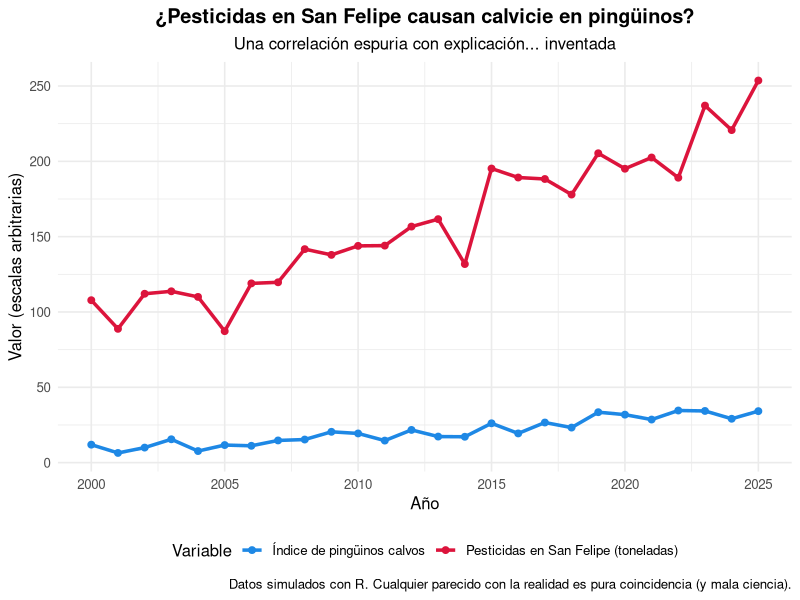

Generate this figure with R:
## ---- chunk 1
#| echo: false
#| message: false
#| warning: false
#| fig-width: 12
#| fig-height: 6
#| fig-align: center
library(ggplot2)
library(dplyr)

set.seed(2026) # Para que sea reproducible

# Simular años
años <- 2000:2025

# Simular pesticidas en San Felipe (toneladas, con tendencia creciente y ruido)
pesticidas <- 100 + (años - 2000) * 5 + rnorm(length(años), 0, 15)

# Simular pingüinos calvos (índice, siguiendo la misma tendencia)
pingüinos <- 5 + (años - 2000) * 1.2 + rnorm(length(años), 0, 4)

# Crear data frame
datos <- data.frame(
  año = rep(años, 2),
  valor = c(pesticidas, pingüinos),
  variable = rep(c("Pesticidas en San Felipe (toneladas)", "Índice de pingüinos calvos"), each = length(años))
)

# Gráfico
ggplot(datos, aes(x = año, y = valor, color = variable)) +
  geom_line(linewidth = 1.2) +
  geom_point(size = 2) +
  scale_color_manual(values = c("#1E88E5", "#DC143C")) +
  labs(
    title = "¿Pesticidas en San Felipe causan calvicie en pingüinos?",
    subtitle = "Una correlación espuria con explicación... inventada",
    x = "Año",
    y = "Valor (escalas arbitrarias)",
    caption = "Datos simulados con R. Cualquier parecido con la realidad es pura coincidencia (y mala ciencia).",
    color = "Variable"
  ) +
  theme_minimal(base_size = 12) +
  theme(
    plot.title = element_text(face = "bold", hjust = 0.5),
    plot.subtitle = element_text(hjust = 0.5),
    legend.position = "bottom"
  )
